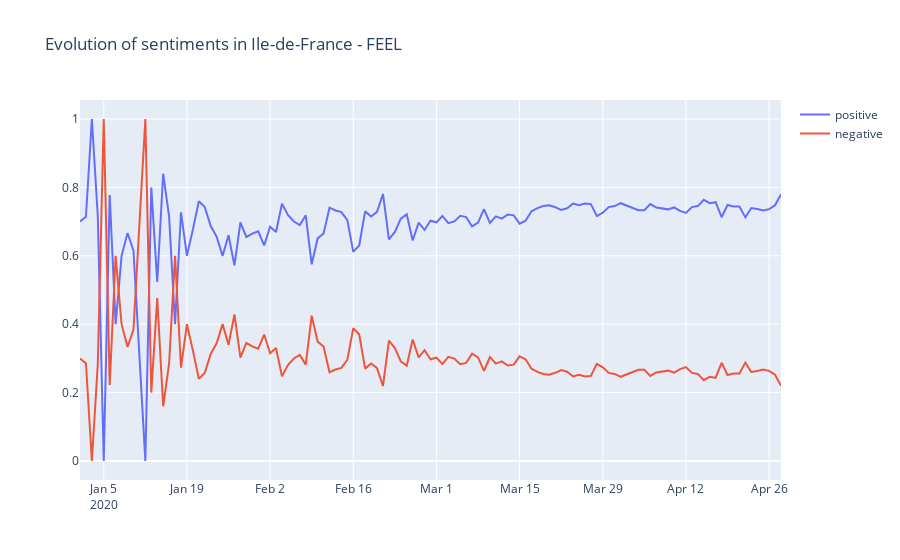

The notebook cell saved with this chart:
### Code cell
def plot_sentiment_evolution_feel(dataframe) :
    traces=[]
    sentiments = ['positive','negative']
    df = dataframe[['day'] + [sentiment+'_feel_score' for sentiment in sentiments]]
    for sentiment in sentiments :
        traces.append(go.Scatter(x = df['day'], 
                                 y = df[sentiment+'_feel_score'].values,
                                mode = 'lines',
                                name = sentiment))
    layout = go.Layout(title="Evolution of sentiments in Ile-de-France - FEEL")
    fig = go.Figure(traces, layout)
    py.iplot(fig)
plot_sentiment_evolution_feel(tweets_feel)
